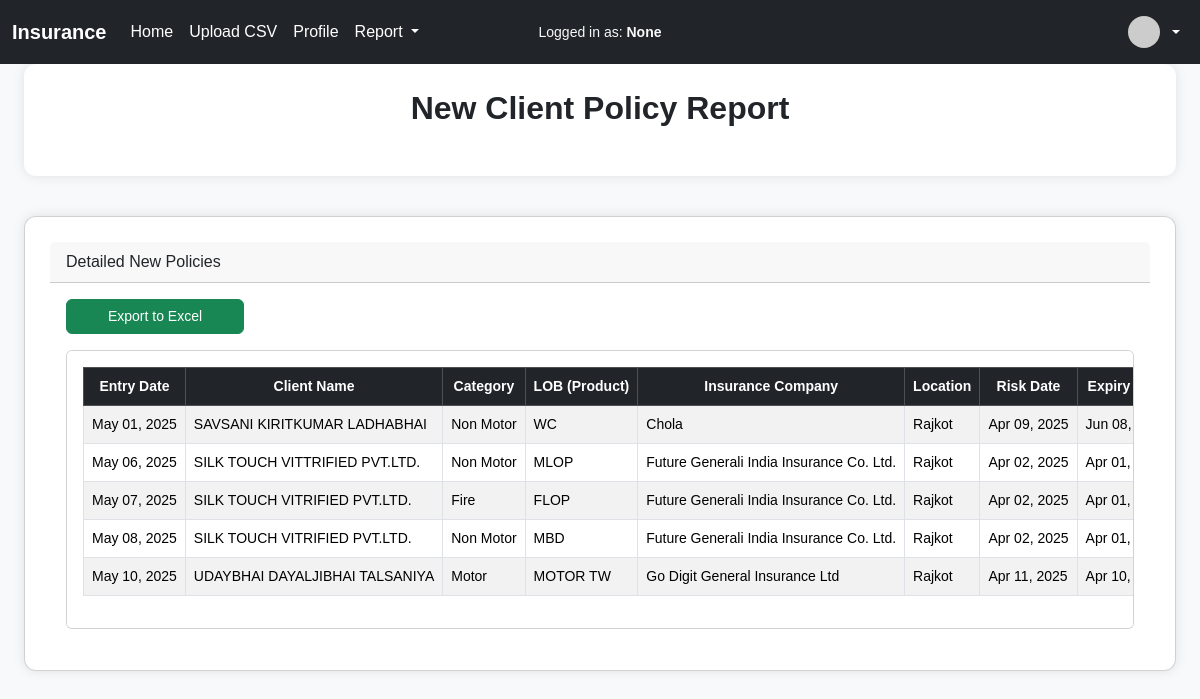
Page /new_client_report/ on the committed database.
### myapp/models.py (models this page shows, shortened)
class Insurance(models.Model):
    uploaded_csv=models.ForeignKey(UploadedCSV, on_delete=models.CASCADE)
    entry_date = models.DateField(default=timezone.now,null=True, blank=True)
    client_name = models.CharField(max_length=255,null=True,blank=True)
    category = models.CharField(max_length=100, null=True, blank=True)
    lob_product = models.CharField("LOB (PRODUCT)", max_length=100, null=True, blank=True)
    insurance_company = models.CharField(max_length=100, null=True, blank=True)
    location = models.CharField(max_length=100, null=True, blank=True)
    risk_date = models.DateField(null=True, blank=True)
    expiry_date = models.DateField(null=True, blank=True)
    own_damage = models.CharField(max_length=50, null=True, blank=True)
    third_party = models.CharField(max_length=50, null=True, blank=True)
    terrorism_premium = models.DecimalField(max_digits=15, decimal_places=2, null=True, blank=True)
    total_premium = models.DecimalField(max_digits=15, decimal_places=2, null=True, blank=True)
    booking_code = models.CharField(max_length=100, null=True, blank=True)
    agent_name = models.CharField(max_length=255, null=True, blank=True)
    policy_number = models.CharField(max_length=100, null=True, blank=True)
    registered_number = models.CharField(max_length=100, null=True, blank=True)
    fuel_type = models.CharField(max_length=50, null=True, blank=True)
    vehicle_cc = models.IntegerField(null=True, blank=True)
    gvw = models.CharField(max_length=100, null=True, blank=True)
    idv_of_vehicle = models.DecimalField(max_digits=15, decimal_places=2, null=True, blank=True)
    manufacture_year = models.IntegerField(null=True, blank=True)
    ncb = models.CharField(max_length=50, null=True, blank=True)
    type_of_vehicle = models.CharField(max_length=100, null=True, blank=True)
    policy_type = models.CharField(max_length=100, null=True, blank=True)
    contact_number = models.CharField(max_length=20, null=True, blank=True)
    email_id = models.CharField(max_length=255,null=True, blank=True)
    reference = models.CharField(max_length=100, null=True, blank=True)
    payment_mode = models.CharField(max_length=50, null=True, blank=True)
    bank_name = models.CharField(max_length=100, null=True, blank=True)
    cheque_no = models.CharField(max_length=50, null=True, blank=True)
    od_brok_percent = models.DecimalField(max_digits=5, decimal_places=2, null=True, blank=True)
    tp_terr_brok_percent = models.DecimalField(max_digits=5, decimal_places=2, null=True, blank=True)
    total_grid = models.CharField(max_length=100, null=True, blank=True)
    od_brok_amt = models.DecimalField(max_digits=10, decimal_places=2, null=True, blank=True)
    tp_terr_brok_amt = models.DecimalField(max_digits=10, decimal_places=2, null=True, blank=True)
    agency_comm_percent = models.DecimalField(max_digits=5, decimal_places=2, null=True, blank=True)
    agency_comm_amt = models.DecimalField(max_digits=10, decimal_places=2, null=True, blank=True)
    deduction_percent = models.DecimalField(max_digits=5, decimal_places=2, null=True, blank=True)
    less_amt = models.DecimalField(max_digits=10, decimal_places=2, null=True, blank=True)
    payable = models.DecimalField(max_digits=10, decimal_places=2, null=True, blank=True)
    tibpl_share = models.DecimalField(max_digits=10, decimal_places=2, null=True, blank=True)
    receivable = models.DecimalField(max_digits=10, decimal_places=2, null=True, blank=True)
    paid = models.DecimalField(max_digits=10, decimal_places=2, null=True, blank=True)

### myapp/views.py (the view)
# urls.py: path('new_client_report/', views.new_client_policy_report, name='new_client_report'),
def new_client_policy_report(request):
    cuser=request.session.get('user')
    new_policies = Insurance.objects.filter(policy_type__iexact="New")
    datewise_summary = (
        new_policies
        .values('entry_date')
        .annotate(total_new=Count('id'))
        .order_by('entry_date')
    )
    context = {
        'summary': datewise_summary,
        'policies': new_policies,
        'cuser':cuser
    }
    return render(request, 'new_client_report.html', context)

### myapp/templates/new_client_report.html (shortened to what this page needs)
<!DOCTYPE html>
<html lang="en">
<head>
    <link href="https://cdn.jsdelivr.net/npm/bootstrap@5.3.3/dist/css/bootstrap.min.css" rel="stylesheet">
</head>
<body>
    {% include "includes/header.html" %}
    <li class="nav-item text-white me-3">
        <small class="text-light">Logged in as: <strong>{{ cuser }}</strong></small>
    </li>
    <div class="container-fluid px-4">
        <div class="report-container">
            <h2 class="mb-4 text-center">New Client Policy Report</h2>
        </div>
        <div class="card report-container">
            <div class="card-header custom-header">
                Detailed New Policies
            </div>
            <div class="p-3">
                <div class="col-md-2 d-grid mb-3">
                    <a href="{% url 'export_new_client_policies' %}?start_date={{ request.GET.start_date }}&end_date={{ request.GET.end_date }}&insurance_company={{ request.GET.insurance_company }}&client_name={{ request.GET.client_name }}"
                        class="btn btn-success w-100">Export to Excel</a>
                </div>
                <div class="table-responsive card p-3">
                    <table class="table table-bordered table-striped">
                        <thead class="table-dark text-center">
                            <tr>
                                <th>Entry Date</th>
                                <th>Client Name</th>
                                <th>Category</th>
                                <th>LOB (Product)</th>
                                <th>Insurance Company</th>
                                <th>Location</th>
                                <th>Risk Date</th>
                                <th>Expiry Date</th>
                            </tr>
                        </thead>
                        <tbody>
                            {% for record in policies %}
                            <tr>
                                <td>{{ record.entry_date|date:"M d, Y" }}</td>
                                <td>{{ record.client_name }}</td>
                                <td>{{ record.category }}</td>
                                <td>{{ record.lob_product }}</td>
                                <td>{{ record.insurance_company }}</td>
                                <td>{{ record.location }}</td>
                                <td>{{ record.risk_date|date:"M d, Y" }}</td>
                                <td>{{ record.expiry_date|date:"M d, Y" }}</td>
                            </tr>
                            {% empty %}
                            <tr>
                                <td colspan="44" class="text-center">No new policy details available.</td>
                            </tr>
                            {% endfor %}
                        </tbody>
                    </table>
                </div>
            </div>
        </div>
    </div>
</body>
</html>

### myapp/templates/new_client_report.html (style rules this page uses)
body { background-color: #f8f9fa; font-family: Arial, sans-serif; }
.report-container { margin-top: 40px; background-color: #ffffff; border-radius: 12px; padding: 25px; box-shadow: 0 0 12px rgba(0, 0, 0, 0.1); }
.table th, .table td { vertical-align: middle; font-size: 14px; white-space: nowrap; }
.table-responsive { max-width: 100%; overflow-x: auto; }
h2 { font-weight: 600; }
.btn { font-size: 14px; }

### rows in the picture
Insurance: entry_date "May 01, 2025", client_name "SAVSANI KIRITKUMAR LADHABHAI", category "Non Motor", lob_product "WC", insurance_company "Chola", location "Rajkot", risk_date "Apr 09, 2025", expiry_date "Jun 08,…"
Insurance: entry_date "May 06, 2025", client_name "SILK TOUCH VITTRIFIED PVT.LTD.", category "Non Motor", lob_product "MLOP", insurance_company "Future Generali India Insurance Co. Ltd.", location "Rajkot", risk_date "Apr 02, 2025", expiry_date "Apr 01,…"
Insurance: entry_date "May 07, 2025", client_name "SILK TOUCH VITRIFIED PVT.LTD.", category "Fire", lob_product "FLOP", insurance_company "Future Generali India Insurance Co. Ltd.", location "Rajkot", risk_date "Apr 02, 2025", expiry_date "Apr 01,…"
Insurance: entry_date "May 08, 2025", client_name "SILK TOUCH VITRIFIED PVT.LTD.", category "Non Motor", lob_product "MBD", insurance_company "Future Generali India Insurance Co. Ltd.", location "Rajkot", risk_date "Apr 02, 2025", expiry_date "Apr 01,…"
Insurance: entry_date "May 10, 2025", client_name "UDAYBHAI DAYALJIBHAI TALSANIYA", category "Motor", lob_product "MOTOR TW", insurance_company "Go Digit General Insurance Ltd", location "Rajkot", risk_date "Apr 11, 2025", expiry_date "Apr 10,…"

### other values in the picture
{{ cuser }} "None"
